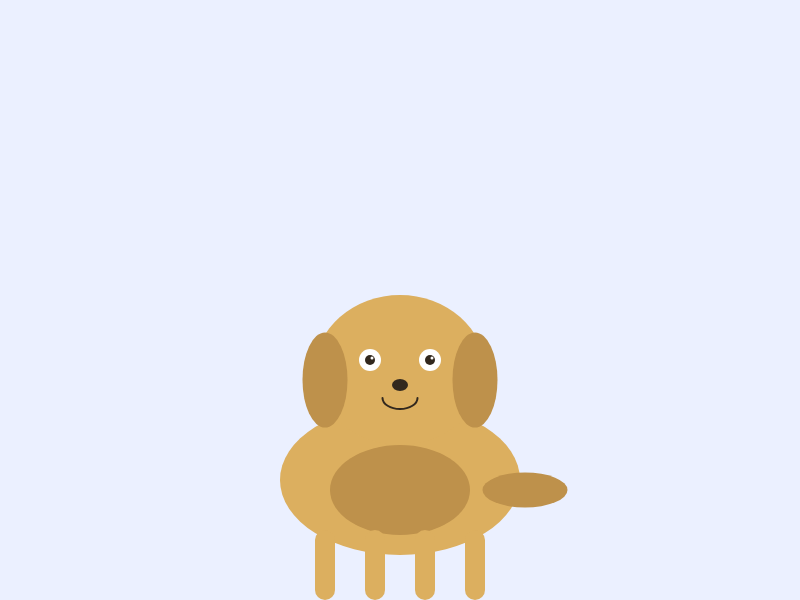
Frame 1 (no input)
Frame 60 (no input): identical to frame 1, image omitted
Frame 120 (the mouse pressed at the canvas centre since frame 60): identical to frame 1, image omitted

The p5.js sketch that drew this single still picture (run headless with seeded random() and noise() and a simulated clock; from frame 60 on, the mouse is pressed at the canvas centre):

// p5.js sketch
// ── sketch.js
function setup() {
  createCanvas(800, 600);
}

function draw() {
  background(235, 240, 255);

  push();
  translate(width / 2, height / 2 + 70);
  drawDog();
  pop();
}

function drawDog() {
  noStroke();

  let fur = color(220, 175, 95);
  let dark = color(190, 145, 75);
  let ink = color(50, 40, 30);

  // ===== 身体 =====
  fill(fur);
  ellipse(0, 110, 240, 150);

  // 胸口（只提一点，不乱加）
  fill(dark);
  ellipse(0, 120, 140, 90);

  // ===== 头 =====
  fill(fur);
  ellipse(0, 0, 170, 150);

  // ===== 耳朵（贴头下垂）=====
  fill(dark);
  ellipse(-75, 10, 45, 95);
  ellipse(75, 10, 45, 95);

  // ===== 眼睛 =====
  fill(255);
  ellipse(-30, -10, 22, 22);
  ellipse(30, -10, 22, 22);

  fill(ink);
  ellipse(-30, -10, 10, 10);
  ellipse(30, -10, 10, 10);

  fill(255);
  ellipse(-28, -12, 3, 3);
  ellipse(32, -12, 3, 3);

  // ===== 鼻子 =====
  fill(ink);
  ellipse(0, 15, 16, 12);

  // ===== 嘴 =====
  noFill();
  stroke(ink);
  strokeWeight(2);
  arc(0, 28, 35, 22, 0, PI);
  noStroke();

  // ===== 腿（统一贴身体）=====
  fill(fur);

  drawLeg(-75, 160);
  drawLeg(-25, 160);
  drawLeg(25, 160);
  drawLeg(75, 160);

  // ===== 尾巴（固定）=====
  fill(dark);
  ellipse(125, 120, 85, 35);
}

function drawLeg(x, y) {
  push();
  translate(x, y);
  fill(220, 175, 95);
  rect(-10, 0, 20, 70, 10);
  pop();
}
